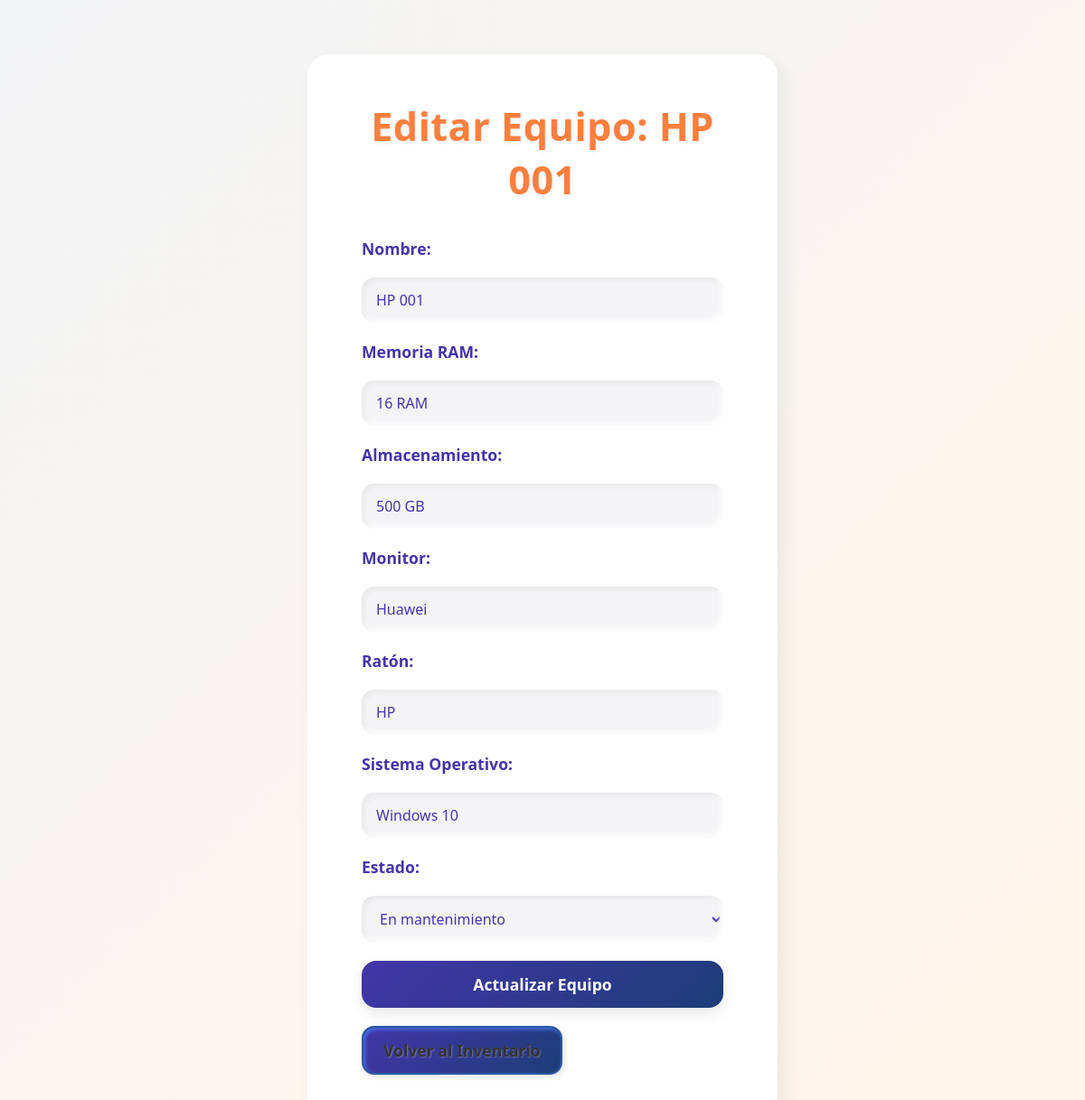
The page /editar_equipo/4/ (signed in) on the database its author committed.
### equipos/models.py (models this page shows, shortened)
class Equipo(models.Model):
    nombre = models.CharField(max_length=100)
    memoria_ram = models.CharField(max_length=50)
    almacenamiento = models.CharField(max_length=50)
    monitor = models.CharField(max_length=100)
    raton = models.CharField(max_length=100)
    sistema_operativo = models.CharField(max_length=100)
    estado = models.CharField(max_length=20, choices=ESTADO_CHOICES, default='disponible')

### equipos/views.py (the view, shortened to what this page needs)
# urls.py: path('editar_equipo/<int:equipo_id>/', views.editar_equipo, name='editar_equipo'),
@login_required
@permission_required('equipos.change_equipo', raise_exception=True)
def editar_equipo(request, equipo_id):
    equipo = get_object_or_404(Equipo, id=equipo_id)
    return render(request, 'equipos/editar_equipo.html', {'equipo': equipo})

### equipos/templates/equipos/editar_equipo.html (shortened to what this page needs)
<!DOCTYPE html>
<html>
<head>
    {% load static %}
    <link rel="stylesheet" href="{% static 'css/estilos_vistas.css' %}">
</head>
<body class="formulario-editar">
    <div class="formulario-box">
        <h1>Editar Equipo: {{ equipo.nombre }}</h1>
        <form method="post" class="formulario">
            <label>Nombre:</label>
            <input type="text" name="nombre" value="{{ equipo.nombre }}" required>
            <label>Memoria RAM:</label>
            <input type="text" name="memoria_ram" value="{{ equipo.memoria_ram }}" required>
            <label>Almacenamiento:</label>
            <input type="text" name="almacenamiento" value="{{ equipo.almacenamiento }}" required>
            <label>Monitor:</label>
            <input type="text" name="monitor" value="{{ equipo.monitor }}" required>
            <label>Ratón:</label>
            <input type="text" name="raton" value="{{ equipo.raton }}" required>
            <label>Sistema Operativo:</label>
            <input type="text" name="sistema_operativo" value="{{ equipo.sistema_operativo }}" required>
            <label>Estado:</label>
            <select name="estado" required>
                <option value="mantenimiento" {% if equipo.estado == 'mantenimiento' %}selected{% endif %}>En mantenimiento</option>
            </select>
            <button type="submit" class="btn">Actualizar Equipo</button>
        </form>
        <p><a href="{% url 'inventario_admin' %}" class="btn secundaria">Volver al Inventario</a></p>
    </div>
</body>
</html>

### equipos/static/css/estilos_vistas.css (style rules this page uses)
:root { --azul-oscuro: #4335A7; --azul-claro: #80C4E9; --beige: #FFF6E9; --naranja: #FF7F3E; --blanco: #ffffff; --gris-sombra: rgba(0, 0, 0, 0.08); }
* { margin: 0; padding: 0; box-sizing: border-box; font-family: "Segoe UI", Tahoma, Geneva, Verdana, sans-serif; }
body.formulario-editar { background: linear-gradient(135deg, #f3f4f6, var(--beige)); min-height: 100vh; display: flex; align-items: center; justify-content: center; padding: 60px 20px; font-family: "Segoe UI", Tahoma, Geneva, Verdana, sans-serif; color: var(--azul-oscuro); animation: fadeIn 0.6s ease-out; -webkit-font-smoothing: antialiased; -moz-osx-font-smoothing: grayscale; }
.formulario-box { background: #ffffff; padding: 50px 60px; border-radius: 28px; box-shadow: 8px 8px 20px rgba(0,0,0,0.07), -8px -8px 20px #ffffff; max-width: 540px; width: 100%; animation: slideUp 0.5s ease forwards; transition: transform 0.3s cubic-bezier(0.4, 0, 0.2, 1), box-shadow 0.3s ease; cursor: default; }
.formulario-box h1 { font-size: 2.8em; margin-bottom: 38px; color: var(--naranja); text-align: center; font-weight: 900; letter-spacing: 1px; text-shadow: 1px 2px 5px rgba(0, 0, 0, 0.07); user-select: none; }
.formulario { display: flex; flex-direction: column; gap: 26px; }
.formulario label { font-weight: 700; font-size: 1.1em; color: var(--azul-oscuro); user-select: none; }
.formulario input, .formulario select { padding: 16px 20px; border: none; border-radius: 20px; font-size: 1.1em; background: #f7f9fc; box-shadow: inset 5px 5px 8px rgba(0, 0, 0, 0.07), inset -5px -5px 8px #ffffff; transition: box-shadow 0.35s cubic-bezier(0.4, 0, 0.2, 1), background-color 0.25s ease; outline-offset: 3px; outline-color: transparent; color: var(--azul-oscuro); font-weight: 500; }
.formulario input::placeholder, .formulario select::placeholder { color: #a0a8b5; font-weight: 400; }
.btn { background: linear-gradient(135deg, var(--azul-oscuro), #19356b); color: var(--blanco); padding: 16px 28px; border: none; border-radius: 24px; font-weight: 900; font-size: 1.15em; cursor: pointer; text-align: center; text-decoration: none; box-shadow: 0 8px 20px rgba(25, 53, 107, 0.4); transition: background 0.4s ease, transform 0.25s cubic-bezier(0.4, 0, 0.2, 1), box-shadow 0.3s ease; user-select: none; }
.btn.secundaria { background-color: #3a6fcc; color: #000000; margin-top: 24px; padding: 14px 28px; display: inline-block; border-radius: 20px; font-weight: 700; text-shadow: 1px 1px 2px rgba(255, 255, 255, 0.3); box-shadow: inset 2px 2px 4px rgba(72, 130, 255, 0.8), 2px 2px 6px rgba(0, 0, 0, 0.12); transition: background-color 0.3s ease, color 0.3s ease, transform 0.25s ease; user-select: none; text-align: center; cursor: pointer; border: 2px solid #2c57a0; }
.formulario-box { background: var(--blanco); padding: 50px 60px; border-radius: 24px; box-shadow: 8px 8px 20px rgba(0, 0, 0, 0.06); width: 100%; max-width: 520px; animation: slideUp 0.5s ease; }
.formulario-box h1 { margin-bottom: 35px; font-size: 2.7em; color: var(--naranja); text-align: center; font-weight: 800; letter-spacing: 0.5px; }
.formulario { display: flex; flex-direction: column; gap: 20px; }
.formulario label { font-weight: 700; color: var(--azul-oscuro); }
.formulario input, .formulario select { padding: 14px 16px; border: none; border-radius: 14px; background: #f4f4f6; box-shadow: inset 3px 3px 6px rgba(0, 0, 0, 0.05), inset -3px -3px 6px #ffffff; font-size: 1em; transition: box-shadow 0.3s ease, background-color 0.2s ease; outline: none; }
.btn { background: linear-gradient(135deg, var(--azul-oscuro), #1d3d78); color: var(--blanco); padding: 14px 22px; border: none; border-radius: 16px; font-weight: bold; font-size: 1.1em; cursor: pointer; transition: all 0.3s ease; text-align: center; box-shadow: 0 6px 15px rgba(0, 0, 0, 0.1); }
.btn.secundaria { background-color: #ebebeb; color: #333; display: inline-block; margin-top: 20px; padding: 13px 22px; border-radius: 14px; text-decoration: none; font-weight: bold; transition: background-color 0.3s ease, color 0.3s ease, transform 0.2s ease; }

### rows shown on the page
Equipo: nombre "HP 001", memoria_ram "16 RAM", almacenamiento "500 GB", monitor "Huawei", raton "HP", sistema_operativo "Windows 10", estado "En mantenimiento"
